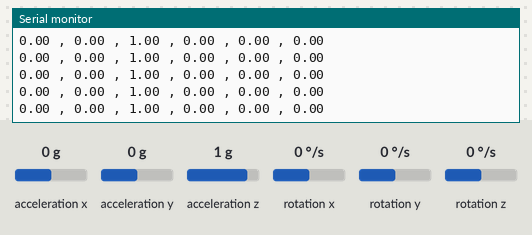
A sketch run on a simulated ESP32. Shown: the last lines printed to the serial monitor. Wiring (inferred from the names in the program): MPU-6050 motion sensor at I2C address 0x68. The inputs (shaded band) are chosen by the test bench; at power-on: rotation x 0 °/s, rotation y 0 °/s, acceleration x 0 g, acceleration y 0 g, acceleration z 1 g, rotation z 0 °/s.

Above: at 1.2 s.
1.3 s: rotation x set to -192 °/s
At 2.0 s:
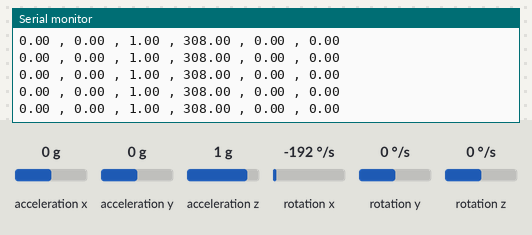
4.3 s: rotation y set to 12 °/s
At 4.8 s:
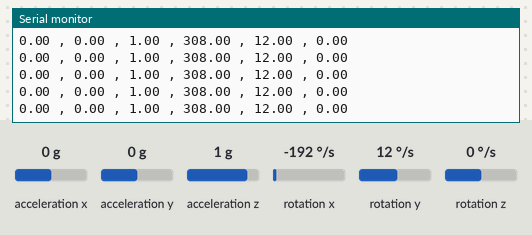
7.3 s: acceleration x set to -1.4 g
At 8.0 s:
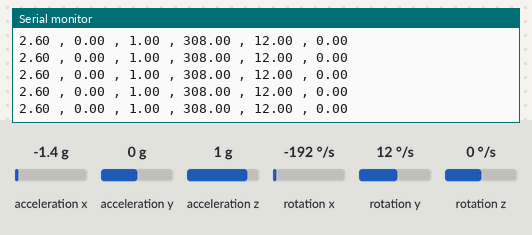

Measured:
- after the input at 1.3 s, the serial monitor: prints a new line at once (image 1)
- after the input at 4.3 s, the serial monitor: prints a new line at once (image 2)
- after the input at 7.3 s, the serial monitor: prints a new line at once (image 3)

The sketch:

mpu_with_esp.ino
```cpp
#include<Wire.h>
const int MPU_ADDR = 0x68; // I2C address of the MPU-6050
int AcX, AcY, AcZ, Tmp, GyX, GyY, GyZ;
float v_pitch, v_roll, v_yaw;


void setup() {
   Serial.begin(115200);
   Wire.begin(21, 22, 100000); // sda, scl, clock speed
   Wire.beginTransmission(MPU_ADDR);
   Wire.write(0x6B);  // PWR_MGMT_1 register
   Wire.write(0);     // set to zero (wakes up the MPU−6050)
   Wire.endTransmission(true);
   Serial.println("Setup complete");
}

void loop() {
   Wire.beginTransmission(MPU_ADDR);
   Wire.write(0x3B);  // starting with register 0x3B (ACCEL_XOUT_H)
   Wire.endTransmission(true);
   Wire.beginTransmission(MPU_ADDR);
   Wire.requestFrom(MPU_ADDR, 14, true); // request a total of 14 registers
   AcX = Wire.read()<<8|Wire.read(); // 0x3B (ACCEL_XOUT_H) & 0x3C (ACCEL_XOUT_L)
   AcY = Wire.read()<<8|Wire.read(); // 0x3D (ACCEL_YOUT_H) & 0x3E (ACCEL_YOUT_L)
   AcZ = Wire.read()<<8|Wire.read(); // 0x3F (ACCEL_ZOUT_H) & 0x40 (ACCEL_ZOUT_L)
   Tmp = Wire.read()<<8|Wire.read(); // 0x41 (TEMP_OUT_H) &  0x42 (TEMP_OUT_L)
   GyX = Wire.read()<<8|Wire.read(); // 0x3B (ACCEL_XOUT_H) & 0x3C (ACCEL_XOUT_L)
   v_pitch=(GyX/131);

   GyY = Wire.read()<<8|Wire.read(); // 0x3D (ACCEL_YOUT_H) & 0x3E (ACCEL_YOUT_L)
   v_roll = (GyY/131);
   GyZ = Wire.read()<<8|Wire.read(); // 0x3F (ACCEL_ZOUT_H) & 0x40 (ACCEL_ZOUT_L)
   v_yaw = (GyZ/131);


   Serial.print((AcX/16384.0)); Serial.print(" , ");
   Serial.print((AcY/16384.0)); Serial.print(" , ");
   Serial.print((AcZ/16384.0)); Serial.print(" , ");
   Serial.print(v_pitch); Serial.print(" , ");
   Serial.print(v_roll); Serial.print(" , ");
   Serial.print(v_yaw); Serial.print("\n");

}
```
